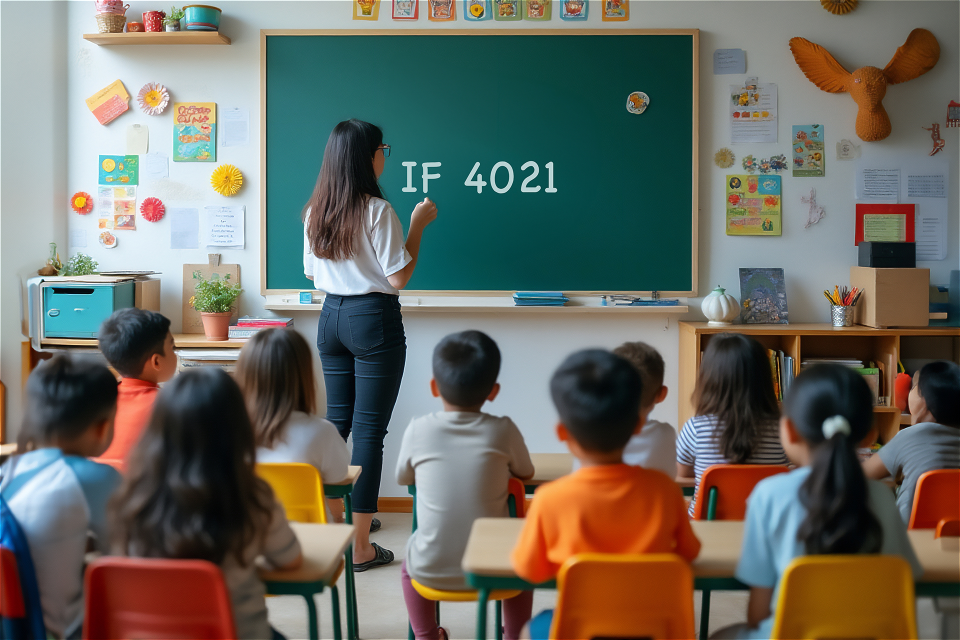
#> input picture 121140150_CA 1/IMG IF4021.jpg, 1920 x 1280 px (shown at 1/2 size)
$ jupyter execute 121140150.ipynb
#> lines starting #> are read from the running program, lines starting #| are printed output that depends on the picture
## Class Activity 1

### Instruction
1. Tutuplah bagian tulisan IF4021 dengan kotak warna merah. Gunakan format x,y,w,h untuk bagian ini.
2. Tutuplah bagian pin / sticker yang ada di papan tulis dengan kotak warna kuning. Gunakan format box x1,y1,x2,y2 untuk ini.

[cell 1]
import numpy as np
import matplotlib.pyplot as plt
import cv2
import os

[cell 2]
# Membaca gambar
path_gambar2 = 'IMG IF4021.jpg'
img2 = cv2.imread(path_gambar2)
#> img2 is the input picture: shape (1280, 1920, 3); mean B, G, R 97.4, 106.1, 105.8
img2 = cv2.cvtColor(img2, cv2.COLOR_BGR2RGB)

x, y, w, h = 800, 300, 320, 100
x1, y1, x2, y2 = 1220, 160, 1350, 230

red = [255, 0, 0]
yellow = [255, 255, 0]

cv2.rectangle(img2, (x, y), (x+w, y+h), red, -1)
cv2.rectangle(img2, (x1, y1), (x2, y2), yellow, -1)
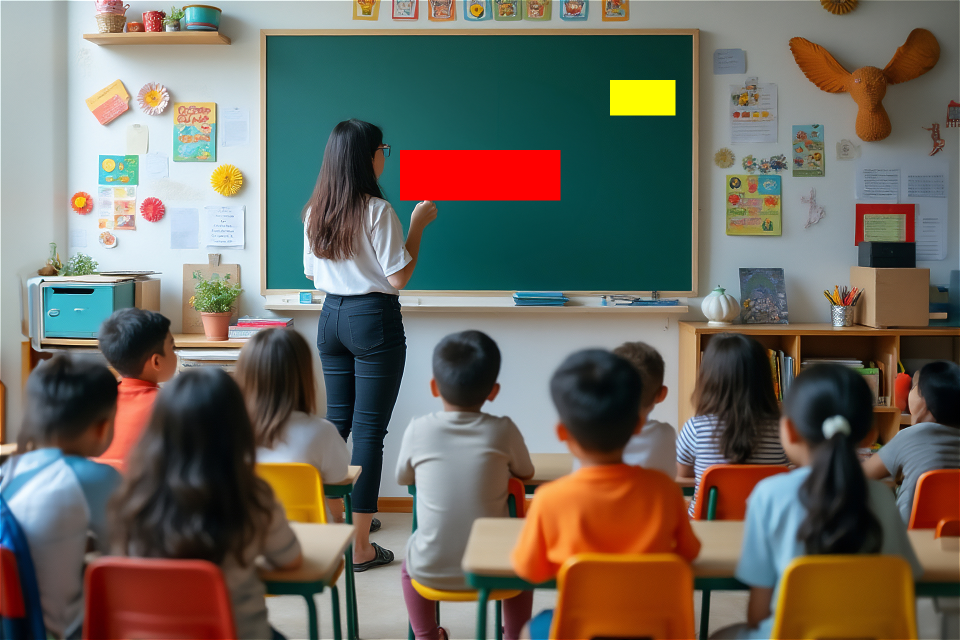
#> img2: shape (1280, 1920, 3) (shown at 1/2 size); mean R, G, B 109.4, 105.4, 95.7


plt.figure(figsize=(8, 8))
plt.imshow(img2)
plt.axis('off')
plt.show()
